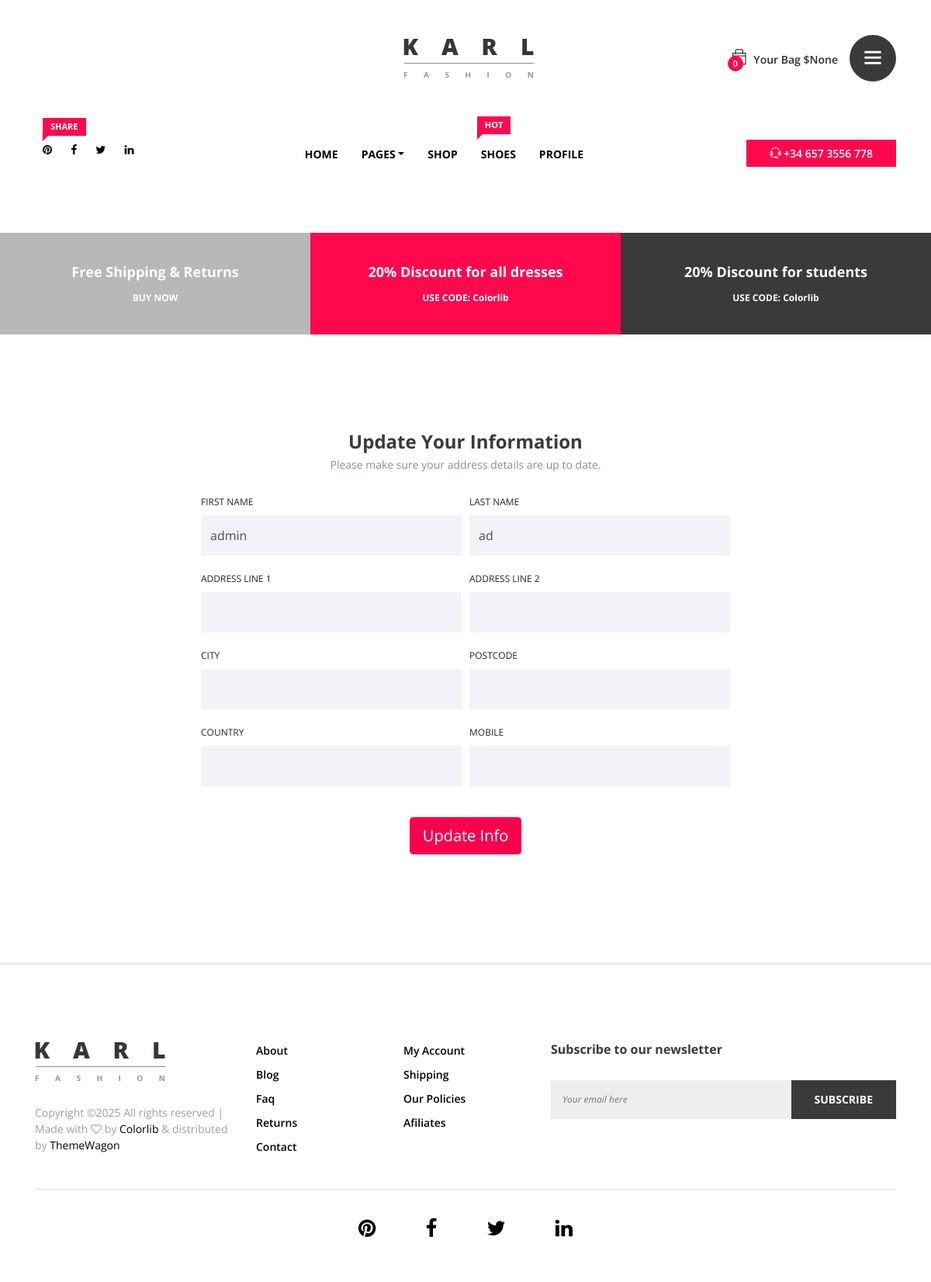
Page /accounts/edit_info/ (signed in) on the earlier database version.
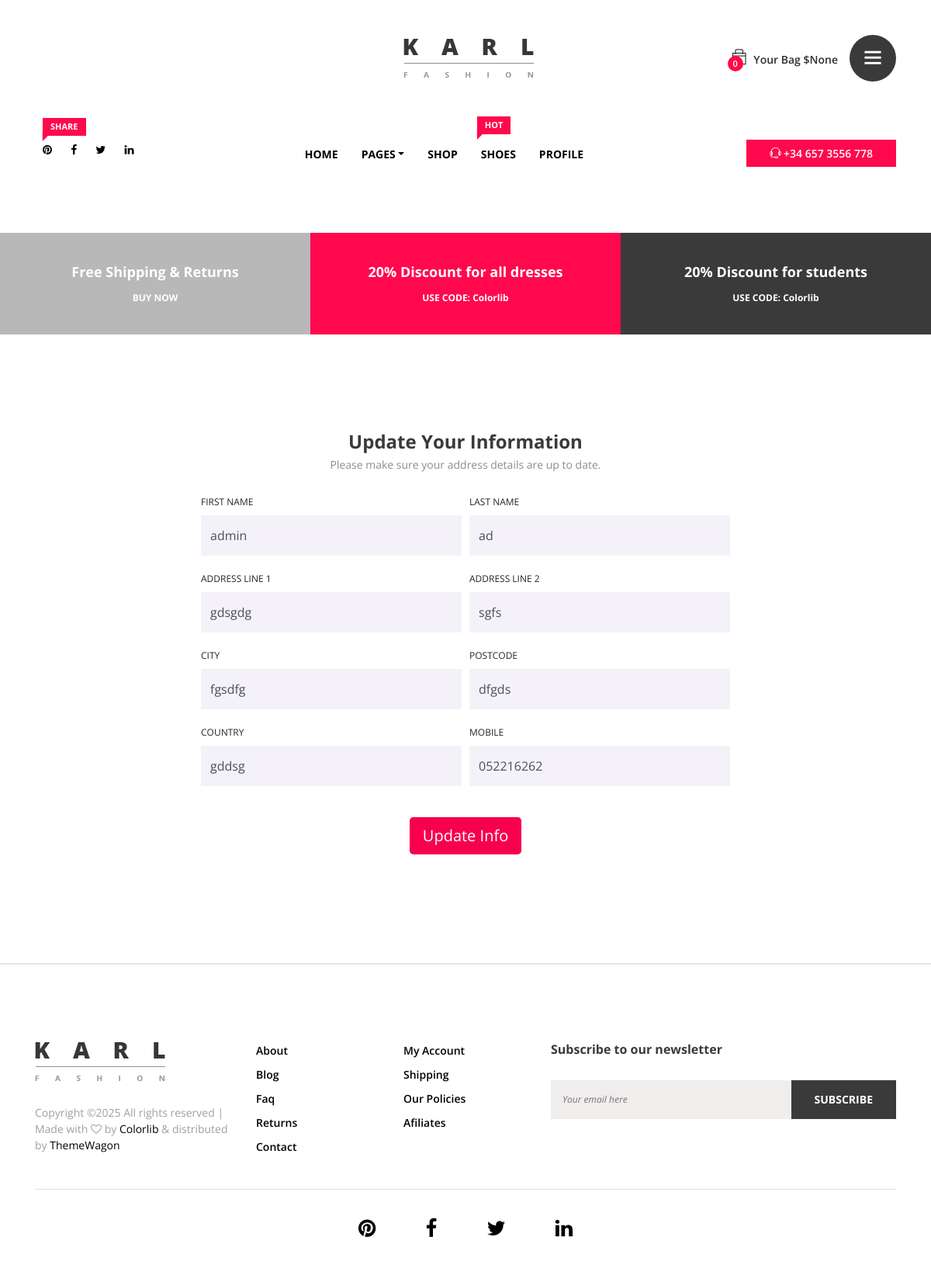
Same page on the later database version.
### accounts/models.py (models this page shows, shortened)
class CustomUser(AbstractBaseUser, PermissionsMixin):
    class Meta:
        verbose_name = 'User'
        verbose_name_plural = 'Users'
    email = models.EmailField(
        verbose_name='email address',
        max_length=255,
        unique=True,
    )
    first_name = models.CharField(max_length=32)
    last_name = models.CharField(max_length=32)
    is_verified = models.BooleanField(default=False)
    address_line_1 = models.CharField(null=True, blank=True, max_length=100)
    address_line_2 = models.CharField(null=True, blank=True, max_length=100)
    city = models.CharField(blank=True, max_length=20)
    postcode = models.CharField(blank=True, max_length=20)
    country = models.CharField(blank=True, max_length=20)
    mobile = models.CharField(null=True, blank=True, max_length=15)
    profile_picture = models.ImageField(null=True, blank=True, upload_to="user_profile")
    is_active = models.BooleanField(default=True)
    is_admin = models.BooleanField(default=False)
    is_superuser = models.BooleanField(default=False)
    objects = CustomUserManager()
    USERNAME_FIELD = 'email'
    REQUIRED_FIELDS = []

### accounts/views.py (the view)
# urls.py: path('edit_info/', views.edit_info, name='edit'),
@login_required
def edit_info(request):
    if request.method == 'POST':
        form = CustomUserChangeForm(request.POST, instance=request.user)
        if form.is_valid():
            form.save()
            return redirect('profile')
    form = CustomUserChangeForm(instance=request.user)
    return render(request, 'accounts/edit_info.html', {'form': form})

### accounts/forms.py
class CustomUserChangeForm(forms.ModelForm):
    class Meta:
        model = CustomUser  # or your custom user model
        fields = ['first_name', 'last_name', 'address_line_1', 'address_line_2', 'city', 'postcode', 'country', 'mobile']  # adjust fields as needed
    def __init__(self, *args, **kwargs):
        super().__init__(*args, **kwargs)
        for field in self.fields.values():
            field.widget.attrs['class'] = 'form-control'

### cart/context_processors.py (called while the page is built)
def get_cart_total(request):
    cart = Cart.objects.filter(session=request.COOKIES.get('key')).values()
    cart_total = Cart.objects.filter(session=request.COOKIES.get('key')).aggregate(Sum('total'))
    product_in_cart = []
    for item in cart:
        product_in_cart.append(item['product_id'])
    return {'cart_total': cart_total, 'cart': Cart.objects.filter(session=request.COOKIES.get('key')), 'cart_items': product_in_cart}

### accounts/templates/accounts/edit_info.html (shortened to what this page needs)
{% extends "base.html" %}
{% load static %}
        {% block content %}
<div class="checkout_area section_padding_100">
    <div class="container">
        <div class="row justify-content-center">
            <div class="col-lg-8">
                <div class="checkout_details_area p-4 shadow rounded bg-white">
                    <div class="cart-page-heading mb-4 text-center">
                        <h4 class="mb-1">Update Your Information</h4>
                        <p class="text-muted">Please make sure your address details are up to date.</p>
                    </div>
                    <form action="{% url 'edit' %}" method="post">
                        <div class="form-row">
                            <div class="form-group col-md-6">
                                <label for="first_name">First Name</label>
                                {{ form.first_name }}
                            </div>
                            <div class="form-group col-md-6">
                                <label for="last_name">Last Name</label>
                                {{ form.last_name }}
                            </div>
                            <div class="form-group col-md-6">
                                <label for="address_line_1">Address Line 1</label>
                                {{ form.address_line_1 }}
                            </div>
                            <div class="form-group col-md-6">
                                <label for="address_line_2">Address Line 2</label>
                                {{ form.address_line_2 }}
                            </div>
                            <div class="form-group col-md-6">
                                <label for="city">City</label>
                                {{ form.city }}
                            </div>
                            <div class="form-group col-md-6">
                                <label for="postcode">Postcode</label>
                                {{ form.postcode }}
                            </div>
                            <div class="form-group col-md-6">
                                <label for="country">Country</label>
                                {{ form.country }}
                            </div>
                            <div class="form-group col-md-6">
                                <label for="mobile">Mobile</label>
                                {{ form.mobile }}
                            </div>
                            <div class="form-group col-12 text-center mt-4">
                                <button type="submit" class="btn btn-lg" style="background-color: #f7004e; color: white;">
                                    Update Info
                                </button>
                            </div>
                        </div>
                    </form>
                </div>
            </div>
        </div>
    </div>
</div>
     {%endblock%}

### template/base.html (shortened to what this page needs)
{% load static %}
<!DOCTYPE html>
<html lang="en">
{% block head %}
<head>
    <link rel="stylesheet" href="{% static 'css/core-style.css'%}">
    <link rel="stylesheet" href="{% static 'style.css'%}">
    <link href="{% static 'css/responsive.css'%}" rel="stylesheet">
</head>
{% endblock %}
<body>
    <div class="catagories-side-menu">
        <div id="sideMenuClose">
        </div>
        <div class="nav-side-menu">
            <div class="menu-list">
                <h6>Categories</h6>
                <ul id="menu-content" class="menu-content collapse out">
                    <li data-toggle="collapse" data-target="#women" class="collapsed active">
                        <a href="{% url 'filtershop' 'Woman Wear' %}">Woman Wear </a>
                    </li>
                    <li data-toggle="collapse" data-target="#man" class="collapsed">
                        <a href="#">Man Wear </a>
                    </li>
                    <li data-toggle="collapse" data-target="#kids" class="collapsed">
                        <a href="#">Children </a>
                    </li>
                    <li data-toggle="collapse" data-target="#bags" class="collapsed">
                        <a href="#">Bags &amp; Purses </a>
                    </li>
                    <li data-toggle="collapse" data-target="#eyewear" class="collapsed">
                        <a href="#">Eyewear </a>
                    </li>
                    <li data-toggle="collapse" data-target="#footwear" class="collapsed">
                        <a href="#">Footwear </a>
                    </li>
                </ul>
                {% if user.is_authenticated %}
                 <a href="{% url 'logout' %}"><button type="button" class="btn btn-danger">logout</button></a>
                 {%endif%}
            </div>
        </div>
    </div>
    <div id="wrapper">
        <header class="header_area">
            <div class="top_header_area">
                <div class="container h-100">
                    <div class="row h-100 align-items-center justify-content-end">
                        <div class="col-12 col-lg-7">
                            <div class="top_single_area d-flex align-items-center">
                                <div class="top_logo">
                                    <a href="{% url 'home' %}"><img src="{% static 'img/core-img/logo.png'%}" alt=""></a>
                                </div>
                                <div class="header-cart-menu d-flex align-items-center ml-auto">
                                    <div class="cart">
                                        <a href="#" id="header-cart-btn" target="_blank"><span class="cart_quantity">{{cart|length}}</span> <i class="ti-bag"></i> Your Bag ${{cart_total.total__sum}}</a>
                                    </div>
                                    <div class="header-right-side-menu ml-15">
                                        <a href="#" id="sideMenuBtn"><i class="ti-menu" aria-hidden="true"></i></a>
                                    </div>
                                </div>
                            </div>
                        </div>
                    </div>
                </div>
            </div>
            <div class="main_header_area">
                <div class="container h-100">
                    <div class="row h-100">
                        <div class="col-12 d-md-flex justify-content-between">
                            <div class="header-social-area">
                                <a href="https://www.pinterest.com/"><span class="karl-level">Share</span> <i class="fa fa-pinterest" aria-hidden="true"></i></a>
                                <a href="//www.facebook.com/dialog/share?"><i class="fa fa-facebook" aria-hidden="true"></i></a>
                                <a href="#"><i class="fa fa-twitter" aria-hidden="true"></i></a>
                                <a href="#"><i class="fa fa-linkedin" aria-hidden="true"></i></a>
                            </div>
                            <div class="main-menu-area">
                                <nav class="navbar navbar-expand-lg align-items-start">
                                    <div class="collapse navbar-collapse align-items-start collapse" id="karl-navbar">
                                        <ul class="navbar-nav animated" id="nav">
                                            <li class="nav-item active"><a class="nav-link" href="{%url 'home'%}">Home</a></li>
                                            <li class="nav-item dropdown">
                                                <a class="nav-link dropdown-toggle" href="#" id="karlDropdown" role="button" data-toggle="dropdown" aria-haspopup="true" aria-expanded="false">Pages</a>
                                            </li>
                                            <li class="nav-item"><a class="nav-link" href="{% url 'shop' %}">Shop</a></li>
                                            <li class="nav-item"><a class="nav-link" href="{% url 'filtershop' 'Footwear' %}"><span class="karl-level">hot</span> Shoes</a></li>
                                            {% if user.is_authenticated %}
                                            <li class="nav-item"><a class="nav-link" href="{% url 'profile' %}">Profile</a></li>
                                            {% else %}
                                            <li class="nav-item"><a class="nav-link" href="{% url 'login' %}">Sign In</a></li>
                                            {% endif %}
                                        </ul>
                                    </div>
                                </nav>
                            </div>
                            <div class="help-line">
                                <a href="tel:+346573556778"><i class="ti-headphone-alt"></i> +34 657 3556 778</a>
                            </div>
                        </div>
                    </div>
                </div>
            </div>
        </header>
        <section class="top-discount-area d-md-flex align-items-center">
            <div class="single-discount-area">
                <h5>Free Shipping &amp; Returns</h5>
                <h6><a href="{% url 'shop' %}">BUY NOW</a></h6>
            </div>
            <div class="single-discount-area">
                <h5>20% Discount for all dresses</h5>
                <h6>USE CODE: Colorlib</h6>
            </div>
            <div class="single-discount-area">
                <h5>20% Discount for students</h5>
                <h6>USE CODE: Colorlib</h6>
            </div>
        </section>
                    {% block content %}{% endblock %}
        <footer class="footer_area">
            <div class="container">
                <div class="row">
                    <div class="col-12 col-md-6 col-lg-3">
                        <div class="single_footer_area">
                            <div class="footer-logo">
                                <img src="{% static 'img/core-img/logo.png' %}" alt="">
                            </div>
                            <div class="copywrite_text d-flex align-items-center">
                                <p>
Copyright &copy;<script>document.write(new Date().getFullYear());</script> All rights reserved | Made with <i class="fa fa-heart-o" aria-hidden="true"></i> by <a href="{% static 'https://colorlib.com'%}" target="_blank">Colorlib</a> &amp; distributed by <a href="{% static 'https://themewagon.com'%}" target="_blank">ThemeWagon</a>
</p>
                            </div>
                        </div>
                    </div>
                    <div class="col-12 col-sm-6 col-md-3 col-lg-2">
                        <div class="single_footer_area">
                            <ul class="footer_widget_menu">
                                <li><a href="#">About</a></li>
                                <li><a href="#">Blog</a></li>
                                <li><a href="#">Faq</a></li>
                                <li><a href="#">Returns</a></li>
                                <li><a href="#">Contact</a></li>
                            </ul>
                        </div>
                    </div>
                    <div class="col-12 col-sm-6 col-md-3 col-lg-2">
                        <div class="single_footer_area">
                            <ul class="footer_widget_menu">
                                <li><a href="{% url 'profile' %}">My Account</a></li>
                                <li><a href="#">Shipping</a></li>
                                <li><a href="#">Our Policies</a></li>
                                <li><a href="#">Afiliates</a></li>
                            </ul>
                        </div>
                    </div>
                    <div class="col-12 col-lg-5">
                        <div class="single_footer_area">
                            <div class="footer_heading mb-30">
                                <h6>Subscribe to our newsletter</h6>
                            </div>
                            <div class="subscribtion_form">
                                <form action="#" method="post">
                                    <input type="email" name="mail" class="mail" placeholder="Your email here">
                                    <button type="submit" class="submit">Subscribe</button>
                                </form>
                            </div>
                        </div>
                    </div>
                </div>
                <div class="line"></div>
                <div class="footer_bottom_area">
                    <div class="row">
                        <div class="col-12">
                            <div class="footer_social_area text-center">
                                <a href="https://www.pinterest.com/"><i class="fa fa-pinterest" aria-hidden="true"></i></a>
                                <a href="https://www.facebook.com/dreamyeyemask"><i class="fa fa-facebook" aria-hidden="true"></i></a>
                                <a href="#"><i class="fa fa-twitter" aria-hidden="true"></i></a>
                                <a href="#"><i class="fa fa-linkedin" aria-hidden="true"></i></a>
                            </div>
                        </div>
                    </div>
                </div>
            </div>
        </footer>
    </div>
</body>
</html>

Differences in the rows shown:
changed CustomUser "admin": address_line_1 (not shown) → "gdsgdg"; address_line_2 (not shown) → "sgfs"; city (not shown) → "fgsdfg"; postcode (not shown) → "dfgds"; country (not shown) → "gddsg"; mobile (not shown) → "052216262"
